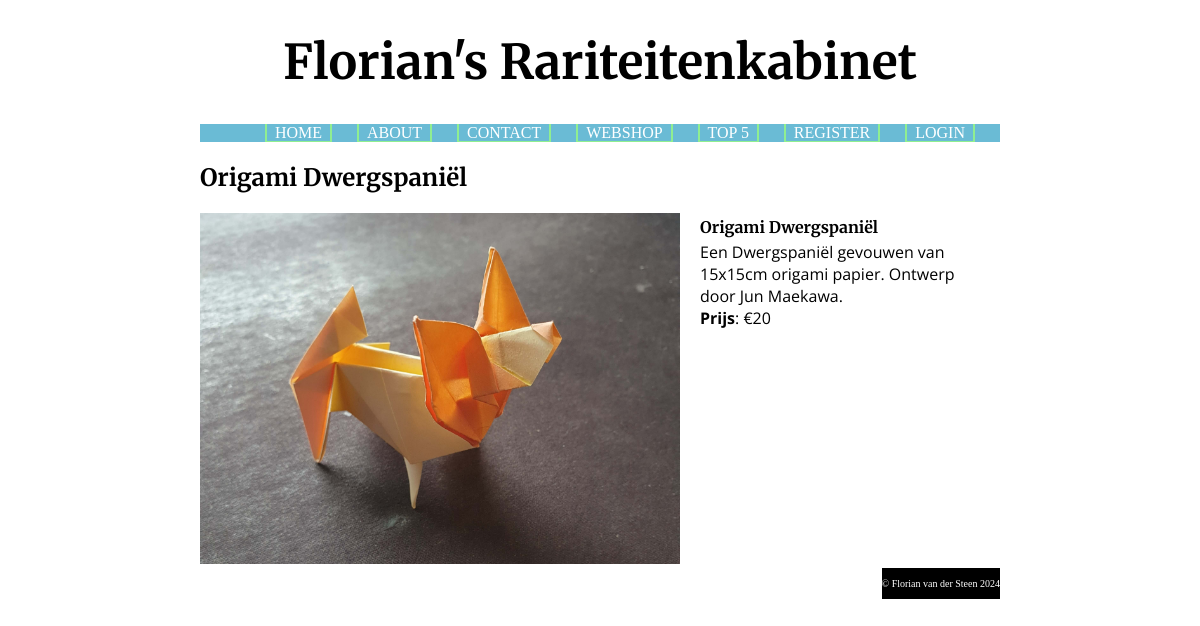
The app's page /index.php?page=detail&detail=1 with its own data.
### tables this page shows
CREATE TABLE `products` (
  `id` int(11) NOT NULL,
  `name` text NOT NULL,
  `description` text NOT NULL,
  `price` int(255) NOT NULL,
  `fname` text NOT NULL
);

### controllers/PageController.php (called while the page is built, shortened)
<?php
class PageController {
    private $model;
    public function __construct() {
        $this->model = new PageModel(NULL);
    }
    public function handleRequest() {
        $this->processRequest();
        $this->showResponse();
    }
    private function getRequest() {
        $this->model->getRequestedPage();
    }
    private function processRequest() {
        switch ($this->model->page) {
            case "detail":
                require_once("models/ProductModel.php");
                $this->model = new ProductModel($this->model);
                $this->model->getDetailProduct();
                $this->model->handleCartAction();
                break;
        }
    }
    private function showResponse() {
        $this->model->createMenu();
        $this->model->setTitle();
        $view = NULL;
        switch ($this->model->page) {
            case "detail":
                include_once("views/DetailDoc.php");
                $view = new DetailDoc($this->model);
                break;
        }
        $view->show();
    }
}

### index.php (called while the page is built, shortened)
<?php
require_once("controllers/PageController.php");
$controller = new PageController();
$controller -> handleRequest();

### models/ProductModel.php (called while the page is built, shortened)
<?php
class ProductModel extends PageModel {
    public function getDetailProduct() {
        include_once(__DIR__ . "/../communication.php");
        try {
            $this->products = getProductsByIDs([$productId]);
        }
        catch (Exception $e) {
            $this->errors["general"] = "Er is een technische storing. Probeer het later nogmaals.";
            $this->logError("Shop load failed. MySQL err:" . $e->getMessage());
        }
    }
}

### communication.php (called while the page is built, shortened)
<?php
function makeDataBaseConnection() {
    $servername = getenv("MYSQL_FLORIAN_WEBSHOP_HOST");
    $dbname = getenv("MYSQL_FLORIAN_WEBSHOP_DATABASE");
    $username = getenv("MYSQL_FLORIAN_WEBSHOP_USER");
    $password = getenv("MYSQL_FLORIAN_WEBSHOP_PASSWORD");
    $conn = mysqli_connect($servername, $username, $password, $dbname);
    return $conn;
}
function executeDataBaseQuery($query, $conn) {
    $result = mysqli_query($conn, $query);
    return $result;
}
function getProductsByIDs($ids) {
    $conn = makeDataBaseConnection();
    try {
        for($i = 0; $i < count($ids); $i++) {
            $ids[$i] = mysqli_real_escape_string($conn, $ids[$i]);
        }
        $query = 'SELECT * FROM products WHERE id IN (' . implode(',', $ids) . ')';
        $result = executeDataBaseQuery($query, $conn);
        $products = array();
        while($row = mysqli_fetch_assoc($result)) {
            $products[$row["id"]] = array("id"=> $row["id"], "name"=>$row["name"], "description"=>$row["description"], "price"=>$row["price"], "fname"=>$row["fname"]);
        }
        return $products;
    }
    finally {
        mysqli_close($conn);
    }
}

### views/DetailDoc.php (the view, shortened to what this page needs)
<?php
class DetailDoc extends ProductDoc {
    protected function showContent() {
        $id = array_keys($this->model->products)[0];
        $product = $this->model->products[$id];
        echo '<div class="detail">';
        echo '<h2>' . $product["name"] . '</h2>';
        echo '<img src="Images/' . $product["fname"] . '" alt="' . $product["description"] . '">';
        echo '<div class="detail-info">';
        echo '<h4>' . $product["name"] . '</h4>';
        echo '<p>' . $product["description"] . '<br><b>Prijs</b>: &euro;' . $product["price"] / 100 . '</p>';
        echo '</div>';
        echo '</div>';
    }
}

### css/styles.css (style rules this page uses)
body { width: 800px; margin: auto; background-color: white; }
h2, h3, h4 { font-family: "Merriweather", serif; }
.detail img { width: 60%; height: 60%; display: inline-block; margin-right: 10px; }
.detail p { font-family: "Open Sans", sans-serif; margin-top: 4px; }
.detail h4 { margin-bottom: 4px; margin-top: 4px; }
.detail-info { display: inline-block; width: 35%; vertical-align: top; margin-left: 10px; }

### records on screen
products: name "Origami Dwergspaniël", fname (picture), description "Een Dwergspaniël gevouwen van 15x15cm origami papier. Ontwerp door Jun Maekawa.", $product['price']/100 "20"

### other values on screen
$label "HOME"
$label "ABOUT"
$label "CONTACT"
$label "WEBSHOP"
$label "TOP 5"
$label "REGISTER"
$label "LOGIN"
